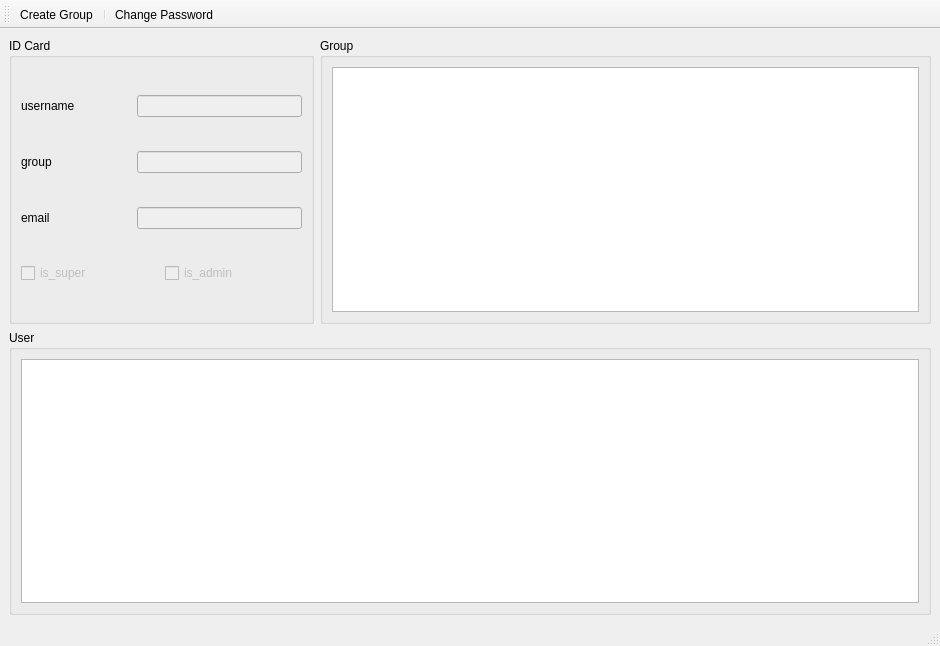
<?xml version="1.0" encoding="UTF-8"?>
<ui version="4.0">
 <class>MainWindow</class>
 <widget class="QMainWindow" name="MainWindow">
  <property name="geometry">
   <rect>
    <x>0</x>
    <y>0</y>
    <width>940</width>
    <height>646</height>
   </rect>
  </property>
  <property name="windowTitle">
   <string>User Manager</string>
  </property>
  <widget class="QWidget" name="centralwidget">
   <layout class="QGridLayout" name="gridLayout" columnstretch="1,2">
    <item row="0" column="0">
     <widget class="QGroupBox" name="groupBox">
      <property name="title">
       <string>ID Card</string>
      </property>
      <layout class="QGridLayout" name="gridLayout_2">
       <item row="0" column="0">
        <layout class="QHBoxLayout" name="horizontalLayout_3" stretch="2,2,6">
         <item>
          <widget class="QLabel" name="label">
           <property name="text">
            <string>username</string>
           </property>
          </widget>
         </item>
         <item>
          <spacer name="horizontalSpacer">
           <property name="orientation">
            <enum>Qt::Horizontal</enum>
           </property>
           <property name="sizeHint" stdset="0">
            <size>
             <width>40</width>
             <height>20</height>
            </size>
           </property>
          </spacer>
         </item>
         <item>
          <widget class="QLineEdit" name="username_edit">
           <property name="enabled">
            <bool>false</bool>
           </property>
          </widget>
         </item>
        </layout>
       </item>
       <item row="1" column="0">
        <layout class="QHBoxLayout" name="horizontalLayout_4" stretch="2,2,6">
         <item>
          <widget class="QLabel" name="label_2">
           <property name="text">
            <string>group</string>
           </property>
          </widget>
         </item>
         <item>
          <spacer name="horizontalSpacer_2">
           <property name="orientation">
            <enum>Qt::Horizontal</enum>
           </property>
           <property name="sizeHint" stdset="0">
            <size>
             <width>40</width>
             <height>20</height>
            </size>
           </property>
          </spacer>
         </item>
         <item>
          <widget class="QLineEdit" name="group_edit">
           <property name="enabled">
            <bool>false</bool>
           </property>
          </widget>
         </item>
        </layout>
       </item>
       <item row="2" column="0">
        <layout class="QHBoxLayout" name="horizontalLayout_5" stretch="2,2,6">
         <item>
          <widget class="QLabel" name="label_3">
           <property name="text">
            <string>email</string>
           </property>
          </widget>
         </item>
         <item>
          <spacer name="horizontalSpacer_3">
           <property name="orientation">
            <enum>Qt::Horizontal</enum>
           </property>
           <property name="sizeHint" stdset="0">
            <size>
             <width>40</width>
             <height>20</height>
            </size>
           </property>
          </spacer>
         </item>
         <item>
          <widget class="QLineEdit" name="email_edit">
           <property name="enabled">
            <bool>false</bool>
           </property>
          </widget>
         </item>
        </layout>
       </item>
       <item row="3" column="0">
        <layout class="QHBoxLayout" name="horizontalLayout_6">
         <item>
          <widget class="QCheckBox" name="is_super_check">
           <property name="enabled">
            <bool>false</bool>
           </property>
           <property name="text">
            <string>is_super</string>
           </property>
          </widget>
         </item>
         <item>
          <widget class="QCheckBox" name="is_admin_check">
           <property name="enabled">
            <bool>false</bool>
           </property>
           <property name="text">
            <string>is_admin</string>
           </property>
          </widget>
         </item>
        </layout>
       </item>
      </layout>
     </widget>
    </item>
    <item row="0" column="1">
     <widget class="QGroupBox" name="groupBox_2">
      <property name="title">
       <string>Group</string>
      </property>
      <layout class="QHBoxLayout" name="horizontalLayout">
       <item>
        <widget class="QTableViewGroup" name="table_view_group"/>
       </item>
      </layout>
     </widget>
    </item>
    <item row="1" column="0" colspan="2">
     <widget class="QGroupBox" name="groupBox_3">
      <property name="title">
       <string>User</string>
      </property>
      <layout class="QHBoxLayout" name="horizontalLayout_2">
       <item>
        <widget class="QTableViewUser" name="table_view_user"/>
       </item>
      </layout>
     </widget>
    </item>
   </layout>
  </widget>
  <widget class="QStatusBar" name="statusbar"/>
  <widget class="QToolBar" name="toolBar">
   <property name="enabled">
    <bool>true</bool>
   </property>
   <property name="windowTitle">
    <string>toolBar</string>
   </property>
   <property name="floatable">
    <bool>true</bool>
   </property>
   <attribute name="toolBarArea">
    <enum>TopToolBarArea</enum>
   </attribute>
   <attribute name="toolBarBreak">
    <bool>false</bool>
   </attribute>
   <addaction name="actionCreate_Group"/>
   <addaction name="separator"/>
   <addaction name="actionChange_Password"/>
  </widget>
  <action name="actionAll_Groups">
   <property name="text">
    <string>All Groups</string>
   </property>
  </action>
  <action name="actionCreate_Group">
   <property name="text">
    <string>Create Group</string>
   </property>
  </action>
  <action name="actionChange_Password">
   <property name="text">
    <string>Change Password</string>
   </property>
  </action>
 </widget>
 <customwidgets>
  <customwidget>
   <class>QTableViewGroup</class>
   <extends>QTableView</extends>
   <header>.widgets.manager.table_view_groups</header>
  </customwidget>
  <customwidget>
   <class>QTableViewUser</class>
   <extends>QTableView</extends>
   <header>.widgets.manager.table_view_users</header>
  </customwidget>
 </customwidgets>
 <resources/>
 <connections>
  <connection>
   <sender>actionAll_Groups</sender>
   <signal>triggered()</signal>
   <receiver>MainWindow</receiver>
   <slot>query_all_groups()</slot>
   <hints>
    <hint type="sourcelabel">
     <x>-1</x>
     <y>-1</y>
    </hint>
    <hint type="destinationlabel">
     <x>434</x>
     <y>322</y>
    </hint>
   </hints>
  </connection>
  <connection>
   <sender>actionCreate_Group</sender>
   <signal>triggered()</signal>
   <receiver>MainWindow</receiver>
   <slot>create_group()</slot>
   <hints>
    <hint type="sourcelabel">
     <x>-1</x>
     <y>-1</y>
    </hint>
    <hint type="destinationlabel">
     <x>434</x>
     <y>322</y>
    </hint>
   </hints>
  </connection>
  <connection>
   <sender>actionChange_Password</sender>
   <signal>triggered()</signal>
   <receiver>MainWindow</receiver>
   <slot>change_password()</slot>
   <hints>
    <hint type="sourcelabel">
     <x>-1</x>
     <y>-1</y>
    </hint>
    <hint type="destinationlabel">
     <x>469</x>
     <y>322</y>
    </hint>
   </hints>
  </connection>
 </connections>
 <slots>
  <slot>query_all_groups()</slot>
  <slot>create_group()</slot>
  <slot>change_password()</slot>
 </slots>
</ui>
